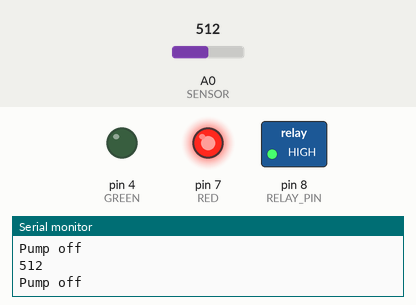
The sketch below on a simulated Arduino Uno, built with avr-gcc and run on an emulated ATmega328P. Shown: switched loads named in the sketch (green lamp = pin HIGH), output pins drawn as LEDs (lit = HIGH), the last lines printed to the serial monitor. Dashed ring = blinking. The inputs (shaded band) are chosen by the test bench; at power-on: A0 (SENSOR) = 512.

Above: at 1.2 s.
1.3 s: A0 (SENSOR) set to 685
2.8 s: A0 (SENSOR) set to 718
At 3.5 s:
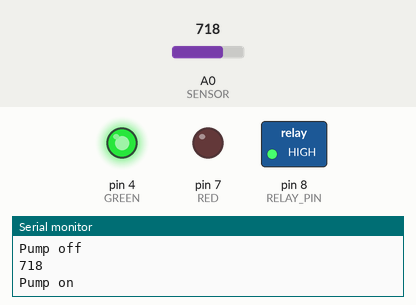
5.8 s: A0 (SENSOR) set to 690
At 6.7 s:
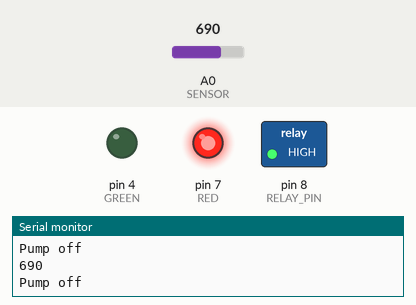
7.5 s: A0 (SENSOR) set to 710
At 7.9 s:
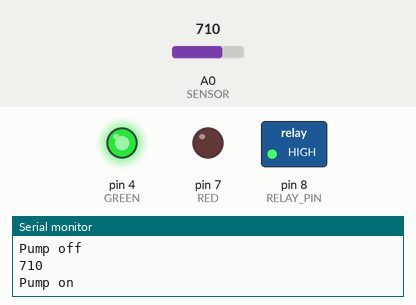
Timing chart, 0 to 11.5 s (numbered marks = the images above; inputs shaded):
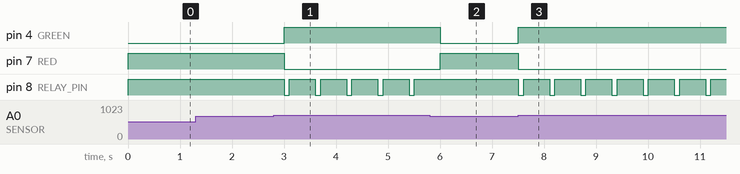

The sketch:

soil_moisture_control.ino
```cpp
#define SENSOR A0
#define RELAY_PIN 8
#define RED 7
#define GREEN 4

int moisture = 0;
int dryThreshold = 700;

void setup() {
  // put your setup code here, to run once:
  Serial.begin(9600);

  pinMode(RELAY_PIN, OUTPUT);
  pinMode(RED, OUTPUT);
  pinMode(GREEN, OUTPUT);

  digitalWrite(RELAY_PIN, LOW);
  digitalWrite(GREEN, LOW);
  digitalWrite(RED, HIGH);
}

void loop() {
  // put your main code here, to run repeatedly:
  if (Serial.available()){
    String input=Serial.readStringUntil('\n');
    input.trim();
    int newThreshold = input.toInt();
    if(newThreshold>0&&newThreshold<=1023){
      dryThreshold=newThreshold;
      Serial.println(newThreshold);
    }
  }
  moisture = analogRead(SENSOR);
  Serial.println(moisture);

  if (moisture > dryThreshold) {
    digitalWrite(RELAY_PIN, LOW);
    digitalWrite(GREEN, HIGH);
    digitalWrite(RED, LOW);
    Serial.println("Pump on");
    delay(100);
    digitalWrite(RELAY_PIN, HIGH);
  } else {
    digitalWrite(RELAY_PIN, HIGH);
    digitalWrite(GREEN, LOW);
    digitalWrite(RED, HIGH);
    Serial.println("Pump off");
  }
  delay(500);

}
```

Measured:
- the behaviour switches between 700 and 701 on A0 (SENSOR) (found by bisection; images 0 and 1)
- after the input at 2.8 s, pin 4 (GREEN): LOW → HIGH after 0.20 s; pin 7 (RED): HIGH → LOW after 0.20 s; pin 8 (RELAY_PIN): alternates HIGH for 0.50 s and LOW for 0.10 s, starting after 0.20 s
- after the input at 5.8 s, pin 4 (GREEN): HIGH → LOW after 0.20 s; pin 7 (RED): LOW → HIGH after 0.20 s; pin 8 (RELAY_PIN): stops changing and stays HIGH
- after the input at 7.5 s, pin 4 (GREEN): LOW → HIGH at once; pin 7 (RED): HIGH → LOW at once; pin 8 (RELAY_PIN): alternates HIGH for 0.50 s and LOW for 0.10 s, starting at once
